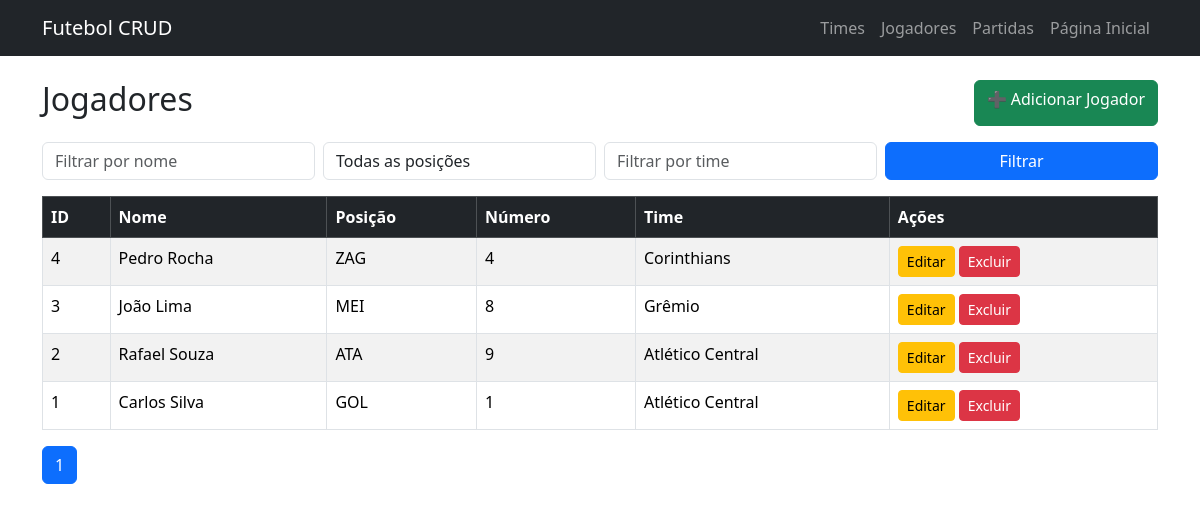
Page /public/jogadores/read.php on the earlier database version.
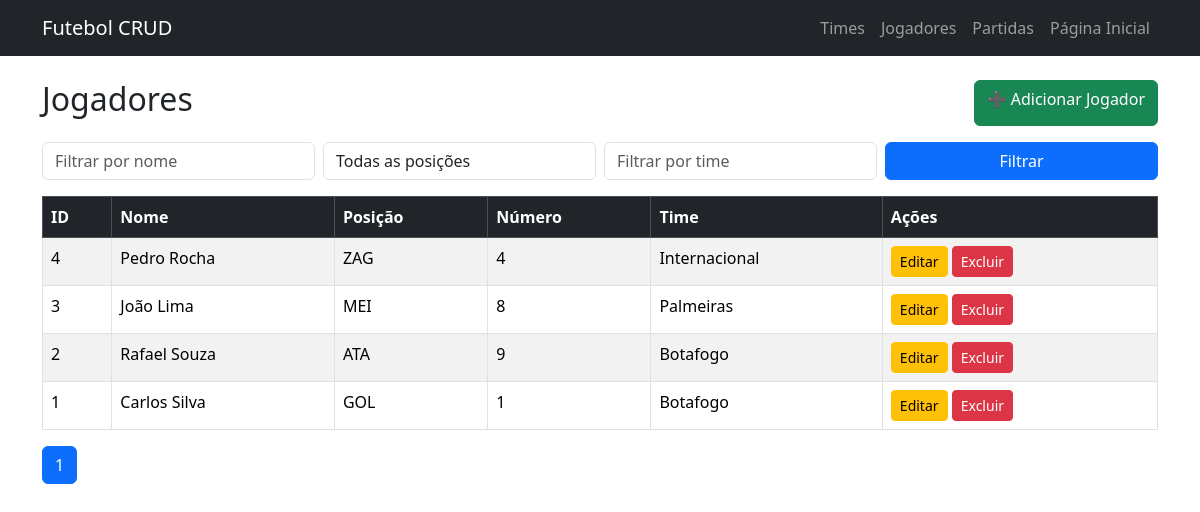
Same page on the later database version.
### tables this page shows
CREATE TABLE jogadores (
    id INT AUTO_INCREMENT PRIMARY KEY,
    nome VARCHAR(100) NOT NULL,
    posicao VARCHAR(30) NOT NULL,
    numero_camisa INT NOT NULL,
    time_id INT,
    FOREIGN KEY (time_id) REFERENCES times(id)
);

CREATE TABLE times (
    id INT AUTO_INCREMENT PRIMARY KEY,
    nome VARCHAR(100) NOT NULL,
    cidade VARCHAR(100) NOT NULL
);

### public/jogadores/read.php (the view, shortened to what this page needs)
<?php
include('../../includes/db.php');
include('../../includes/header.php');
$nomeFiltro = $_GET['nome'] ?? '';
$posicaoFiltro = $_GET['posicao'] ?? '';
$timeFiltro = $_GET['time'] ?? '';
$pagina = $_GET['pagina'] ?? 1;
$itens_por_pagina = 10;
$offset = ($pagina - 1) * $itens_por_pagina;
$sqlCount = "SELECT COUNT(*) as total
             FROM jogadores j
             LEFT JOIN times t ON j.time_id = t.id
             WHERE 1=1";
$stmtCount = $conn->prepare($sqlCount);
$stmtCount->execute();
$total_registros = $stmtCount->get_result()->fetch_assoc()['total'];
$total_paginas = ceil($total_registros / $itens_por_pagina);
$sql = "SELECT j.id, j.nome, j.posicao, j.numero_camisa, t.nome AS nome_time
        FROM jogadores j
        LEFT JOIN times t ON j.time_id = t.id
        WHERE 1=1";
$params = [];
$types = "";
$sql .= " ORDER BY j.id DESC LIMIT ?, ?";
$params[] = $offset;
$params[] = $itens_por_pagina;
$types .= "ii";
$stmt = $conn->prepare($sql);
$stmt->bind_param($types, ...$params);
$stmt->execute();
$result = $stmt->get_result();
?>
<div class="d-flex justify-content-between mb-3">
    <h2>Jogadores</h2>
    <a class="btn btn-success" href="create.php">➕ Adicionar Jogador</a>
</div>
<form method="GET" class="row g-2 mb-3">
    <div class="col-md-3">
        <input type="text" name="nome" value="<?= htmlspecialchars($nomeFiltro) ?>" class="form-control" placeholder="Filtrar por nome">
    </div>
    <div class="col-md-3">
        <select name="posicao" class="form-control">
            <option value="">Todas as posições</option>
        </select>
    </div>
    <div class="col-md-3">
        <input type="text" name="time" value="<?= htmlspecialchars($timeFiltro) ?>" class="form-control" placeholder="Filtrar por time">
    </div>
    <div class="col-md-3">
        <button type="submit" class="btn btn-primary w-100">Filtrar</button>
    </div>
</form>
<table class="table table-striped table-bordered">
    <thead class="table-dark">
        <tr>
            <th>ID</th>
            <th>Nome</th>
            <th>Posição</th>
            <th>Número</th>
            <th>Time</th>
            <th>Ações</th>
        </tr>
    </thead>
    <tbody>
        <?php while($row = $result->fetch_assoc()): ?>
            <tr>
                <td><?= $row['id'] ?></td>
                <td><?= $row['nome'] ?></td>
                <td><?= $row['posicao'] ?></td>
                <td><?= $row['numero_camisa'] ?></td>
                <td><?= $row['nome_time'] ?? '—' ?></td>
                <td>
                    <a class="btn btn-sm btn-warning" href="update.php?id=<?= $row['id'] ?>">Editar</a>
                    <a class="btn btn-sm btn-danger" href="delete.php?id=<?= $row['id'] ?>"
                       onclick="return confirm('Deseja realmente excluir este jogador?')">Excluir</a>
                </td>
            </tr>
        <?php endwhile; ?>
    </tbody>
</table>
<nav>
    <ul class="pagination">
        <?php for($i=1; $i<=$total_paginas; $i++): ?>
            <li class="page-item <?= ($i == $pagina) ? 'active' : '' ?>">
                <a class="page-link" href="?pagina=<?= $i ?>&nome=<?= urlencode($nomeFiltro) ?>&posicao=<?= urlencode($posicaoFiltro) ?>&time=<?= urlencode($timeFiltro) ?>">
                    <?= $i ?>
                </a>
            </li>
        <?php endfor; ?>
    </ul>
</nav>

Differences in the rows shown:
changed through a linked row, jogadores "Pedro Rocha": time.nome "Corinthians" → "Internacional"
changed through a linked row, jogadores "João Lima": time.nome "Grêmio" → "Palmeiras"
changed through a linked row, jogadores "Rafael Souza": time.nome "Atlético Central" → "Botafogo"
changed through a linked row, jogadores "Carlos Silva": time.nome "Atlético Central" → "Botafogo"
